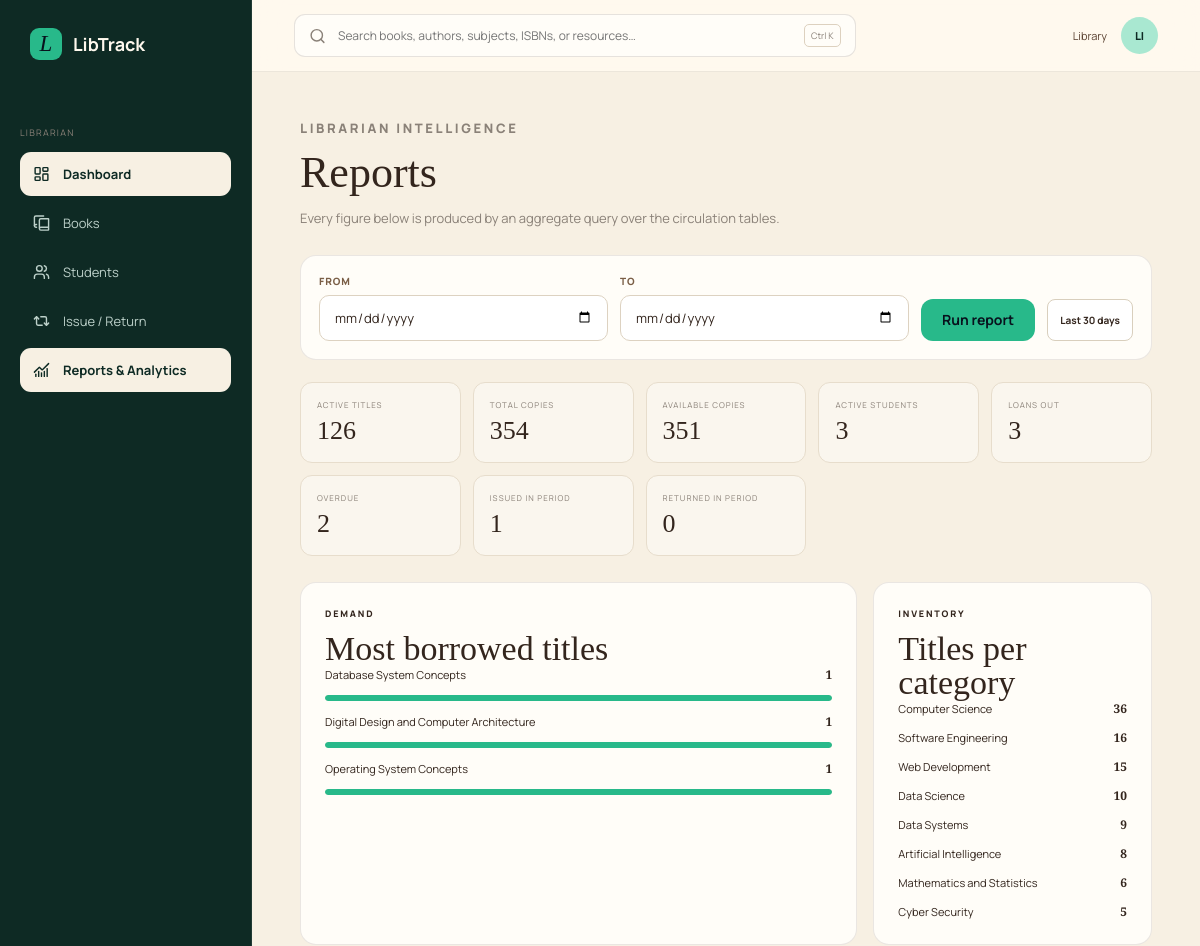
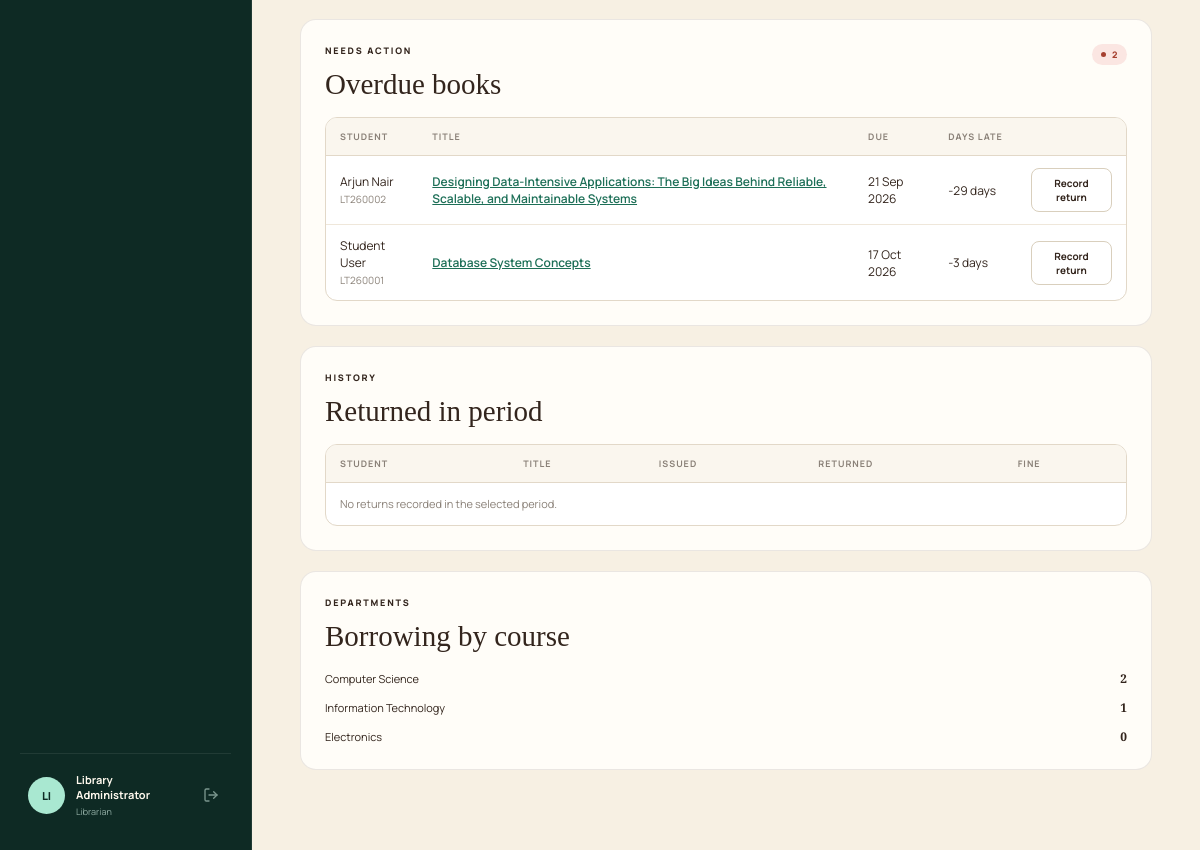
The page /librarian/reports/ (signed in) on the database its author committed (2 pictures, top to bottom).
### core/models.py (models this page shows, shortened)
class TimestampedModel(models.Model):
    created_at = models.DateTimeField(auto_now_add=True)
    updated_at = models.DateTimeField(auto_now=True)
    class Meta:
        abstract = True

class Book(TimestampedModel):
    title = models.CharField(max_length=240, db_index=True)
    slug = models.SlugField(max_length=260, unique=True, blank=True)
    subtitle = models.CharField(max_length=240, blank=True)
    isbn = models.CharField(max_length=20, unique=True, null=True, blank=True)
    authors = models.ManyToManyField(Author, related_name="books", blank=True)
    categories = models.ManyToManyField(Category, related_name="books", blank=True)
    subject = models.ForeignKey(
        Subject, null=True, blank=True, on_delete=models.SET_NULL, related_name="books")
    publisher = models.CharField(max_length=160, blank=True)
    publication_year = models.PositiveSmallIntegerField(null=True, blank=True)
    edition = models.CharField(max_length=40, blank=True)
    language = models.CharField(max_length=40, default="English")
    page_count = models.PositiveIntegerField(null=True, blank=True)
    description = models.TextField(blank=True)
    cover = models.ImageField(upload_to="covers/", blank=True, null=True)
    cover_family = models.CharField(max_length=40, blank=True, db_index=True)
    featured = models.BooleanField(default=False, db_index=True)
    is_active = models.BooleanField(default=True, db_index=True)
    objects = BookQuerySet.as_manager()
    class Meta:
        ordering = ["title"]
        indexes = [
            models.Index(fields=["is_active", "title"], name="book_active_title_idx"),
            models.Index(fields=["is_active", "featured"], name="book_active_featured_idx"),
            models.Index(fields=["subject", "publication_year"], name="book_subject_year_idx"),
        ]

class Category(TimestampedModel):
    name = models.CharField(max_length=100, unique=True)
    slug = models.SlugField(max_length=110, unique=True)
    description = models.TextField(blank=True)
    class Meta:
        ordering = ["name"]
        verbose_name_plural = "categories"

class Loan(TimestampedModel):
    class Status(models.TextChoices):
        REQUESTED = "requested", "Requested"
        ISSUED = "issued", "Issued"
        RETURNED = "returned", "Returned"
        OVERDUE = "overdue", "Overdue"
        REJECTED = "rejected", "Rejected"
    ACTIVE_STATUSES = (Status.REQUESTED, Status.ISSUED, Status.OVERDUE)
    ON_LOAN_STATUSES = (Status.ISSUED, Status.OVERDUE)
    CLOSED_STATUSES = (Status.RETURNED, Status.REJECTED)
    student = models.ForeignKey(
        StudentProfile, on_delete=models.PROTECT, related_name="loans")
    book = models.ForeignKey(Book, on_delete=models.PROTECT, related_name="loans")
    copy = models.ForeignKey(
        BookCopy, null=True, blank=True, on_delete=models.PROTECT, related_name="loans")
    status = models.CharField(
        max_length=10, choices=Status.choices, default=Status.REQUESTED, db_index=True)
    requested_at = models.DateTimeField(auto_now_add=True)
    issued_at = models.DateTimeField(null=True, blank=True)
    due_at = models.DateTimeField(null=True, blank=True, db_index=True)
    returned_at = models.DateTimeField(null=True, blank=True)
    renewal_count = models.PositiveSmallIntegerField(
        default=0, validators=[MaxValueValidator(5)])
    fine_amount = models.DecimalField(
        max_digits=8, decimal_places=2, default=0, validators=[MinValueValidator(0)])
    issued_by = models.ForeignKey(
        settings.AUTH_USER_MODEL, null=True, blank=True, on_delete=models.SET_NULL,
        related_name="loans_issued")
    received_by = models.ForeignKey(
        settings.AUTH_USER_MODEL, null=True, blank=True, on_delete=models.SET_NULL,
        related_name="loans_received")
    notes = models.TextField(blank=True)
    class Meta:
        ordering = ["-created_at"]
        indexes = [
            models.Index(fields=["student", "status"], name="loan_student_status_idx"),
            models.Index(fields=["status", "due_at"], name="loan_status_due_idx"),
            models.Index(fields=["book", "status"], name="loan_book_status_idx"),
            models.Index(fields=["created_at"], name="loan_created_idx"),
        ]
        constraints = [
            models.CheckConstraint(
                condition=models.Q(fine_amount__gte=0), name="loan_fine_nonnegative"),
            models.CheckConstraint(
                condition=models.Q(issued_at__isnull=True, due_at__isnull=True)
                | models.Q(due_at__gte=models.F("issued_at")),
                name="loan_due_after_issue"),
            models.CheckConstraint(
                condition=models.Q(returned_at__isnull=True)
                | models.Q(issued_at__isnull=True)
                | models.Q(returned_at__gte=models.F("issued_at")),
                name="loan_return_after_issue"),
        ]
    @property
    def days_until_due(self):
        from django.utils import timezone
        if not self.due_at or self.returned_at:
            return None
        return (self.due_at.date() - timezone.localdate()).days

class StudentProfile(TimestampedModel):
    user = models.OneToOneField(
        settings.AUTH_USER_MODEL, on_delete=models.CASCADE, related_name="student_profile")
    student_id = models.CharField(max_length=32, unique=True)
    department = models.CharField(max_length=100, blank=True)
    semester = models.PositiveSmallIntegerField(
        null=True, blank=True,
        validators=[MinValueValidator(1), MaxValueValidator(12)])
    phone = models.CharField(max_length=24, blank=True)
    enrollment_year = models.PositiveSmallIntegerField(null=True, blank=True)
    is_active = models.BooleanField(default=True, db_index=True)
    class Meta:
        ordering = ["student_id"]
        indexes = [
            models.Index(fields=["department", "semester"], name="student_dept_sem_idx"),
        ]
        constraints = [
            models.CheckConstraint(
                condition=models.Q(semester__isnull=True)
                | models.Q(semester__gte=1, semester__lte=12),
                name="student_semester_1_to_12"),
        ]
    @property
    def display_name(self):
        return self.user.get_full_name() or self.user.get_username()

### core/views.py (the view)
# urls.py: path("librarian/reports/", views.librarian_reports, name="librarian_reports"),
@_librarian_required
def librarian_reports(request):
    now = timezone.now()
    start = request.GET.get("start")
    end = request.GET.get("end")
    from datetime import datetime, timedelta
    start_dt = datetime.strptime(start, "%Y-%m-%d").replace(tzinfo=timezone.get_current_timezone()) if start else now - timedelta(days=30)
    end_dt = datetime.strptime(end, "%Y-%m-%d").replace(tzinfo=timezone.get_current_timezone()) + timedelta(days=1) if end else now
    if start_dt > end_dt:
        start_dt, end_dt = end_dt, start_dt
    data = services.librarian_report_data(start_dt, end_dt)
    return render(request, "librarian/reports.html", {
        "report": data, "start_value": start or "", "end_value": end or "",
        "section": "librarian",
    })

### templates/librarian/reports.html (shortened to what this page needs)
{% extends "base.html" %}
{% block content %}
<div class="app-shell">
  {% include "partials/sidebar.html" %}
  <main class="app-main">
    {% include "partials/topbar.html" %}
    <section class="content-pad">
      <div class="page-intro">
        <p class="app-eyebrow">LIBRARIAN INTELLIGENCE</p>
        <h1>Reports</h1>
        <p>Every figure below is produced by an aggregate query over the circulation tables.</p>
      </div>
      <form class="toolbar" method="get" action="{% url 'core:librarian_reports' %}">
        <div class="toolbar-row">
          <div class="form-field">
            <label for="report-start">From</label>
            <input class="field-input" type="date" id="report-start" name="start" value="{{ start_value }}">
          </div>
          <div class="form-field">
            <label for="report-end">To</label>
            <input class="field-input" type="date" id="report-end" name="end" value="{{ end_value }}">
          </div>
          <button class="button button-primary" type="submit" style="height:42px">Run report</button>
          <a class="btn-inline" href="{% url 'core:librarian_reports' %}" style="height:42px">Last 30 days</a>
        </div>
      </form>
      <div class="metric-list" style="margin-bottom:26px">
        <div><small>Active titles</small><strong>{{ report.total_books }}</strong></div>
        <div><small>Total copies</small><strong>{{ report.total_copies }}</strong></div>
        <div><small>Available copies</small><strong>{{ report.available_copies }}</strong></div>
        <div><small>Active students</small><strong>{{ report.active_students }}</strong></div>
        <div><small>Loans out</small><strong>{{ report.current_loans }}</strong></div>
        <div><small>Overdue</small><strong>{{ report.overdue_loans }}</strong></div>
        <div><small>Issued in period</small><strong>{{ report.issued_in_period }}</strong></div>
        <div><small>Returned in period</small><strong>{{ report.returned_in_period }}</strong></div>
      </div>
      <div class="analytics-grid" style="margin-bottom:20px">
        <article class="analytics-card">
          <p class="app-eyebrow">DEMAND</p>
          <h2>Most borrowed titles</h2>
          <div class="bar-list">
            {% for book in report.top_borrowed %}
              <div class="bar-item">
                <span title="{{ book.title }}">{{ book.title }}</span>
                <b>{{ book.borrow_count }}</b>
                <div class="bar-track"><i style="width:{% if report.top_borrowed.0.borrow_count %}{% widthratio book.borrow_count report.top_borrowed.0.borrow_count 100 %}{% else %}0{% endif %}%"></i></div>
              </div>
            {% empty %}
              <p class="inline-note">No borrowing in the selected period.</p>
            {% endfor %}
          </div>
        </article>
        <article class="analytics-card">
          <p class="app-eyebrow">INVENTORY</p>
          <h2>Titles per category</h2>
          <div class="bar-list">
            {% for category in report.category_breakdown %}
              <div class="bar-item">
                <span>{{ category.name }}</span>
                <b>{{ category.title_count }}</b>
              </div>
            {% empty %}
              <p class="inline-note">No categories yet.</p>
            {% endfor %}
          </div>
        </article>
      </div>
      <section class="panel" id="overdue" style="margin-bottom:20px">
        <div class="panel-head"><div><p class="app-eyebrow">NEEDS ACTION</p><h2>Overdue books</h2></div><span class="badge badge-overdue"><i></i>{{ report.overdue_loans_qs|length }}</span></div>
        <div class="table-wrap">
          <table class="data-table">
            <thead><tr><th>Student</th><th>Title</th><th>Due</th><th>Days late</th><th></th></tr></thead>
            <tbody>
              {% for loan in report.overdue_loans_qs %}
                <tr>
                  <td>{{ loan.student.display_name }}<br><small style="color:#8a8178">{{ loan.student.student_id }}</small></td>
                  <td><a href="{% url 'core:book_detail' loan.book.slug %}">{{ loan.book.title }}</a></td>
                  <td>{{ loan.due_at|date:"d M Y" }}</td>
                  <td>{{ loan.days_until_due|add:"-1" }} day{{ loan.days_until_due|add:"-1"|pluralize }}</td>
                  <td>
                    <form method="post" action="{% url 'core:return_loan' loan.pk %}" class="form-inline">{% csrf_token %}
                      <button class="btn-inline" type="submit">Record return</button>
                    </form>
                  </td>
                </tr>
              {% empty %}
                <tr><td colspan="5" class="inline-note">Nothing is overdue. The collection is in good order.</td></tr>
              {% endfor %}
            </tbody>
          </table>
        </div>
      </section>
      <section class="panel" style="margin-bottom:20px">
        <div class="panel-head"><div><p class="app-eyebrow">HISTORY</p><h2>Returned in period</h2></div></div>
        <div class="table-wrap">
          <table class="data-table">
            <thead><tr><th>Student</th><th>Title</th><th>Issued</th><th>Returned</th><th>Fine</th></tr></thead>
            <tbody>
              {% for loan in report.returned_loans_qs %}
                <tr>
                  <td>{{ loan.student.display_name }}</td>
                  <td><a href="{% url 'core:book_detail' loan.book.slug %}">{{ loan.book.title }}</a></td>
                  <td>{{ loan.issued_at|date:"d M Y" }}</td>
                  <td>{{ loan.returned_at|date:"d M Y" }}</td>
                  <td>{{ loan.fine_amount }}</td>
                </tr>
              {% empty %}
                <tr><td colspan="5" class="inline-note">No returns recorded in the selected period.</td></tr>
              {% endfor %}
            </tbody>
          </table>
        </div>
      </section>
      <section class="panel">
        <div class="panel-head"><div><p class="app-eyebrow">DEPARTMENTS</p><h2>Borrowing by course</h2></div></div>
        <div class="bar-list">
          {% for row in report.department_loans %}
            <div class="bar-item">
              <span>{{ row.department|default:"Unassigned" }}</span>
              <b>{{ row.loan_count }}</b>
            </div>
          {% empty %}
            <p class="inline-note">No loans recorded in the selected period.</p>
          {% endfor %}
        </div>
      </section>
    </section>
  </main>
</div>
{% endblock %}

### templates/partials/sidebar.html (shortened to what this page needs)
<aside class="app-sidebar" id="app-sidebar">
  <a class="brand sidebar-brand" href="{% url 'core:home' %}"><span class="brand-mark">L</span><span>LibTrack</span></a>
  <nav class="side-nav" aria-label="Product navigation">
    {% if request.user.is_staff %}
      <p class="nav-label">Librarian</p>
      <a class="{% if section == 'librarian' %}active{% endif %}" href="{% url 'core:librarian' %}"><i data-lucide="layout-dashboard"></i>Dashboard</a>
      <a class="" href="{% url 'core:librarian_books' %}"><i data-lucide="book-copy"></i>Books</a>
      <a class="" href="{% url 'core:librarian_students' %}"><i data-lucide="users"></i>Students</a>
      <a class="{% if request.resolver_match.url_name == 'librarian_circulation' %}active{% endif %}" href="{% url 'core:librarian_circulation' %}"><i data-lucide="repeat-2"></i>Issue / Return</a>
      <a class="{% if request.resolver_match.url_name == 'librarian_reports' %}active{% endif %}" href="{% url 'core:librarian_reports' %}"><i data-lucide="chart-no-axes-combined"></i>Reports &amp; Analytics</a>
    {% endif %}
  </nav>
  <div class="sidebar-user">
    <span class="avatar">{% if request.user.is_authenticated %}{{ request.user.first_name|default:request.user.username|slice:":2"|upper }}{% else %}LT{% endif %}</span>
    <div>
      <strong>{% if request.user.is_authenticated %}{{ request.user.get_full_name|default:request.user.username }}{% else %}Guest reader{% endif %}</strong>
      <small>{% if request.user.is_staff %}Librarian{% elif request.user.student_profile %}{{ request.user.student_profile.department|default:"Student" }}{% else %}Browse the collection{% endif %}</small>
    </div>
    {% if request.user.is_authenticated %}
      <form method="post" action="{% url 'core:logout' %}">{% csrf_token %}<button type="submit" aria-label="Sign out" title="Sign out" class="sidebar-icon-button"><i data-lucide="log-out"></i></button></form>
    {% else %}
      <a href="{% url 'core:portal_select' %}" aria-label="Sign in"><i data-lucide="log-in"></i></a>
    {% endif %}
  </div>
</aside>

### templates/partials/topbar.html (shortened to what this page needs)
<header class="app-topbar">
  <form class="top-search" action="{% url 'core:discover' %}" method="get" role="search"><i data-lucide="search"></i><label class="visually-hidden" for="topbar-search">Search the catalogue</label><input id="topbar-search" name="q" value="{{ request.GET.q|default:'' }}" aria-label="Global search" placeholder="Search books, authors, subjects, ISBNs, or resources…"><kbd>Ctrl K</kbd></form>
  <div class="top-actions">
    {% if request.user.is_authenticated %}
      <span class="topbar-name">{{ request.user.first_name|default:request.user.username }}</span>
      <a class="mini-avatar" href="{% if request.user.is_staff %}{% url 'core:librarian' %}{% else %}{% url 'core:student' %}{% endif %}" aria-label="Go to my dashboard">{{ request.user.first_name|default:request.user.username|slice:":2"|upper }}</a>
    {% else %}
      <a href="{% url 'core:portal_select' %}">Sign in</a>
    {% endif %}
  </div>
</header>

### rows shown on the page
Book: title "Database System Concepts", borrow_count "1"
Book: title "Digital Design and Computer Architecture", borrow_count "1"
Book: title "Operating System Concepts", borrow_count "1"
Category: name "Computer Science", title_count "36"
Category: name "Software Engineering", title_count "16"
Category: name "Web Development", title_count "15"
Category: name "Data Science", title_count "10"
Category: name "Data Systems", title_count "9"
Category: name "Artificial Intelligence", title_count "8"
Category: name "Mathematics and Statistics", title_count "6"
Category: name "Cyber Security", title_count "5"
Loan: student.display_name "Arjun Nair", student.student_id "LT260002", book "Designing Data-Intensive Applications: The Big Ideas Behind Reliable, Scalable, and Maintainable Systems", due_at "21 Sep 2026", days_until_due|add "-29"
Loan: student.display_name "Student User", student.student_id "LT260001", book "Database System Concepts", due_at "17 Oct 2026", days_until_due|add "-3"
StudentProfile: department "Computer Science", loan_count "2"

### other values the page prints
{{ request.user.first_name|default:request.user.username|slice:":2"|upper }} "LI"
{{ request.user.get_full_name|default:request.user.username }} "Library Administrator"
{{ request.user.first_name|default:request.user.username }} "Library"
{{ report.total_books }} "126"
{{ report.total_copies }} "354"
{{ report.available_copies }} "351"
{{ report.active_students }} "3"
{{ report.current_loans }} "3"
{{ report.overdue_loans }} "2"
{{ report.issued_in_period }} "1"
{{ report.returned_in_period }} "0"
{{ report.overdue_loans_qs|length }} "2"
{{ row.department|default:"Unassigned" }} "Information Technology" "Electronics"
{{ row.loan_count }} "1" "0"
